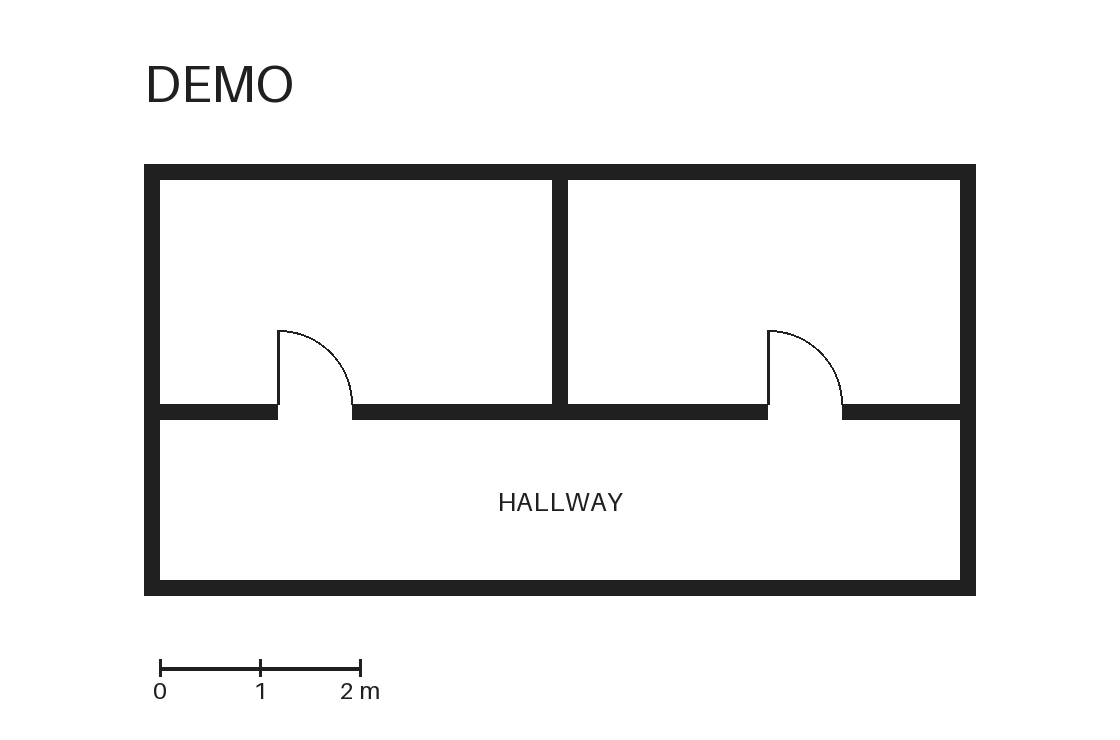
#> input picture frontend/src/assets/plan-sample.png, 1120 x 740 px
$ python -i exemplar.py   (imports and definitions only)   (older library calls are emulated)
#> lines starting #> are read from the running program, lines starting #| are printed output that depends on the picture; after the words box and inside, x2 and y2 are one past the last pixel; in counts of white or black regions, pixels touching at a corner belong together
#> further down, picture is the input picture: shape (740, 1120, 3); min 32, max 255, mean 239.4
"""Find other instances of a symbol given one example on the input sheet."""
import argparse
import json
from pathlib import Path

import cv2
import numpy as np
from PIL import Image


def iou(a,b):
    overlap=max(0,min(a[2],b[2])-max(a[0],b[0]))*max(0,min(a[3],b[3])-max(a[1],b[1]))
    return overlap/max(1e-9,(a[2]-a[0])*(a[3]-a[1])+(b[2]-b[0])*(b[3]-b[1])-overlap)


def edge_layers(gray):
    smooth=cv2.GaussianBlur(gray,(3,3),.55)
    edges=cv2.Canny(smooth,38,100)
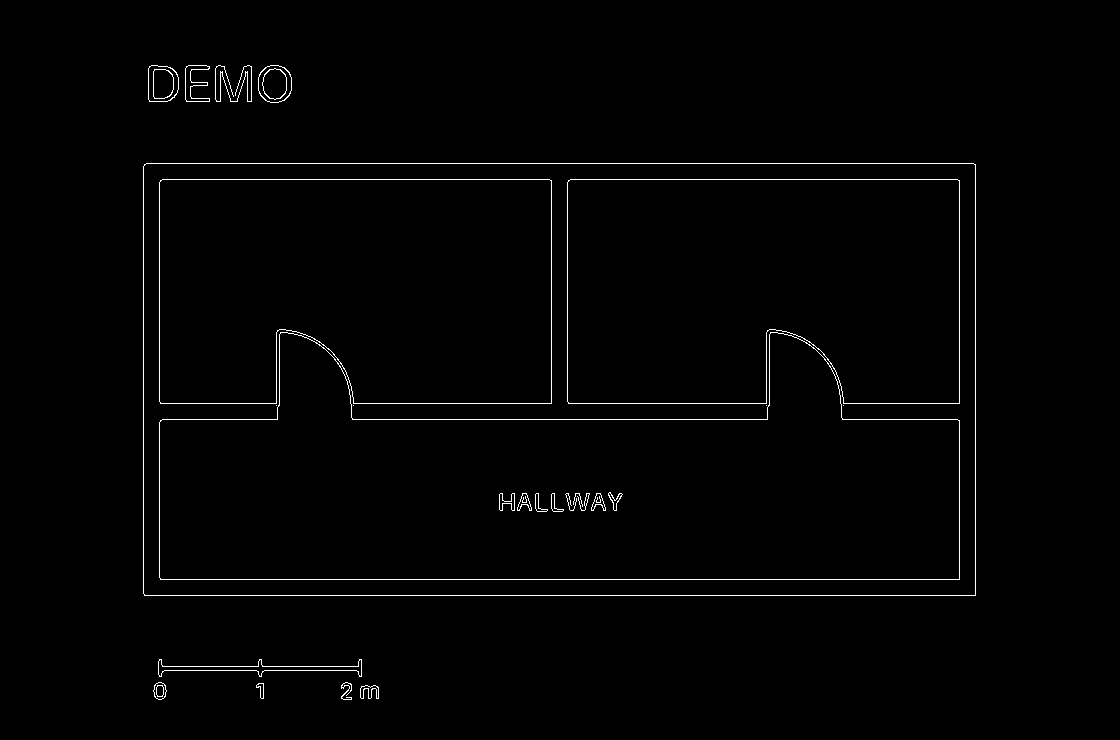
#> edges: shape (740, 1120); 1.2% white in thin lines or dots, all inside (x1, y1, x2, y2) = (143, 65, 976, 700)
    dx=cv2.Sobel(smooth,cv2.CV_32F,1,0,ksize=3)
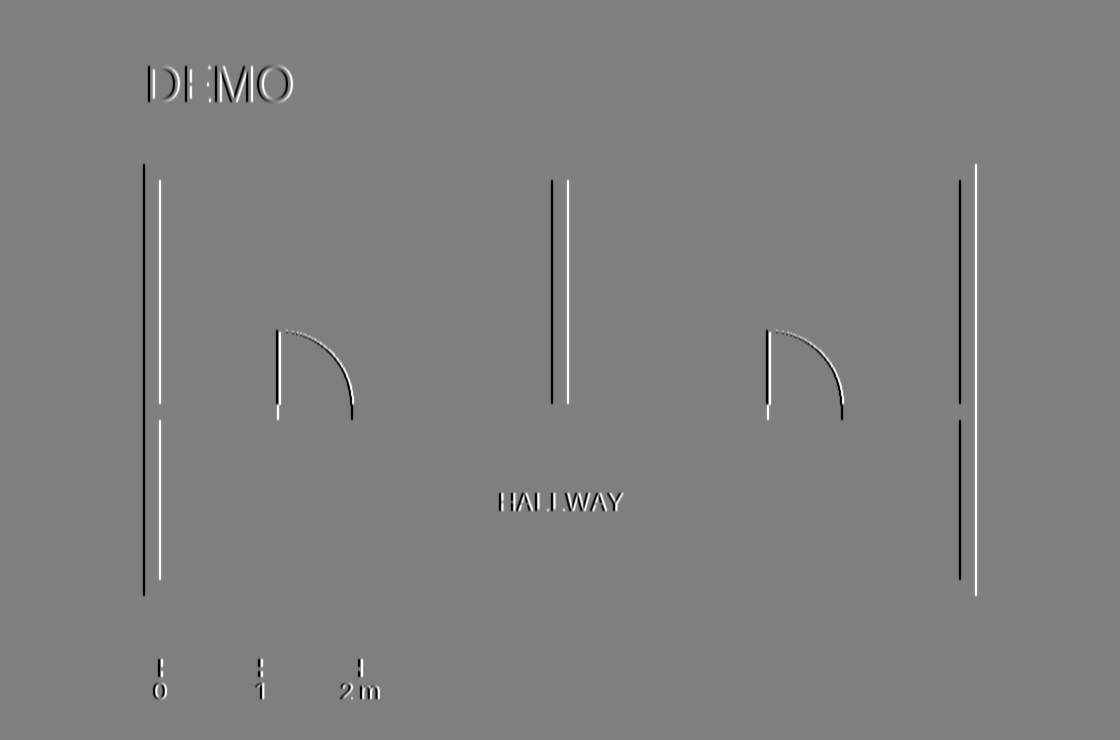
#> dx: shape (740, 1120, 3) float32; min -772, max 772, mean 0; drawn with min black and max white
    dy=cv2.Sobel(smooth,cv2.CV_32F,0,1,ksize=3)
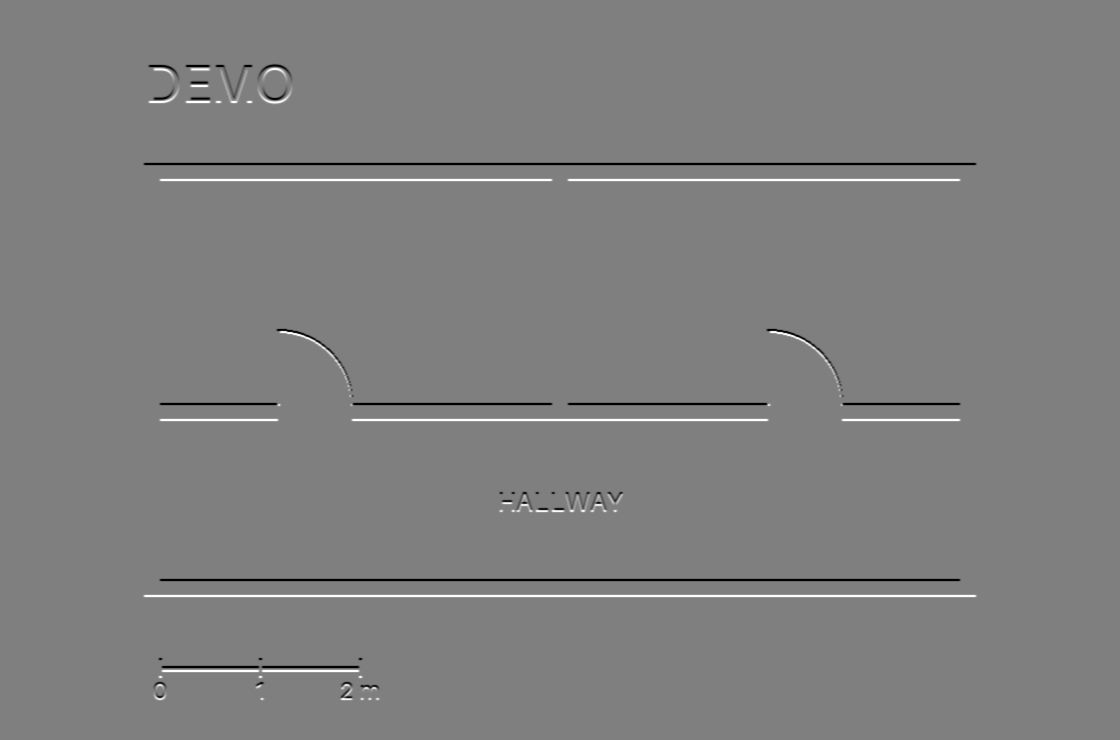
#> dy: shape (740, 1120, 3) float32; min -772, max 772, mean 0; drawn with min black and max white
    bins=np.round(cv2.phase(dx,dy,angleInDegrees=True)/45).astype('uint8')%4
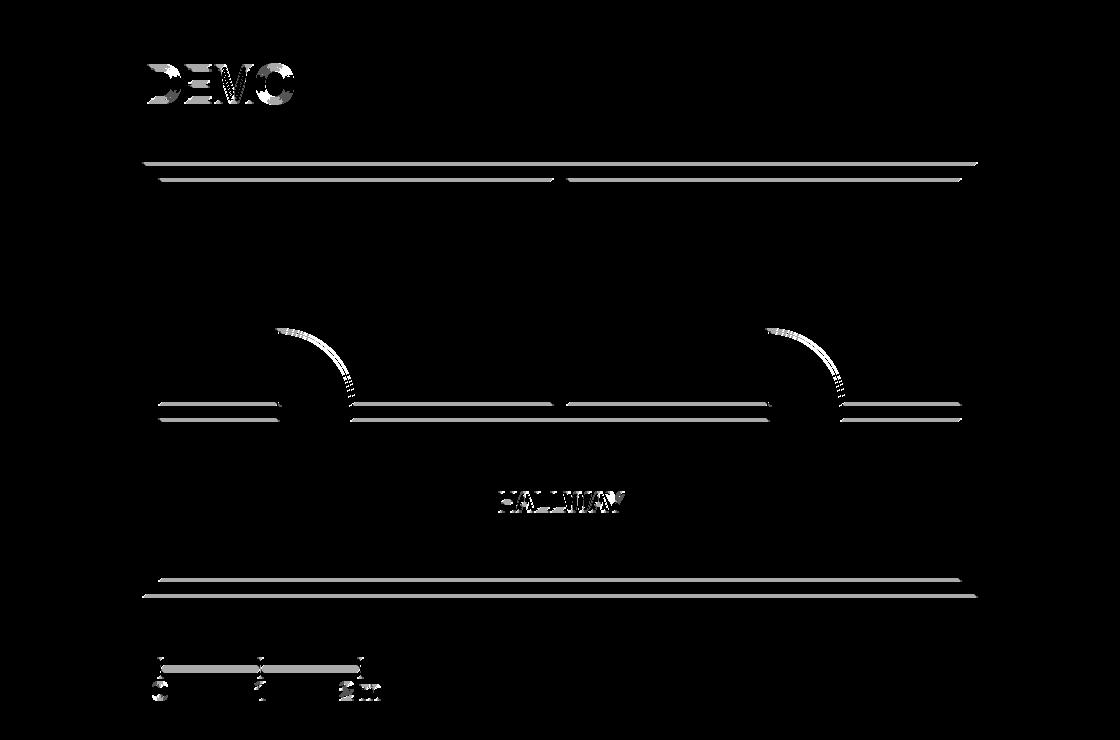
#> bins: shape (740, 1120, 3); min 0, max 3, mean 0.0616; drawn with min black and max white
#> (the run stopped early here; a loop or call above may not have finished)
